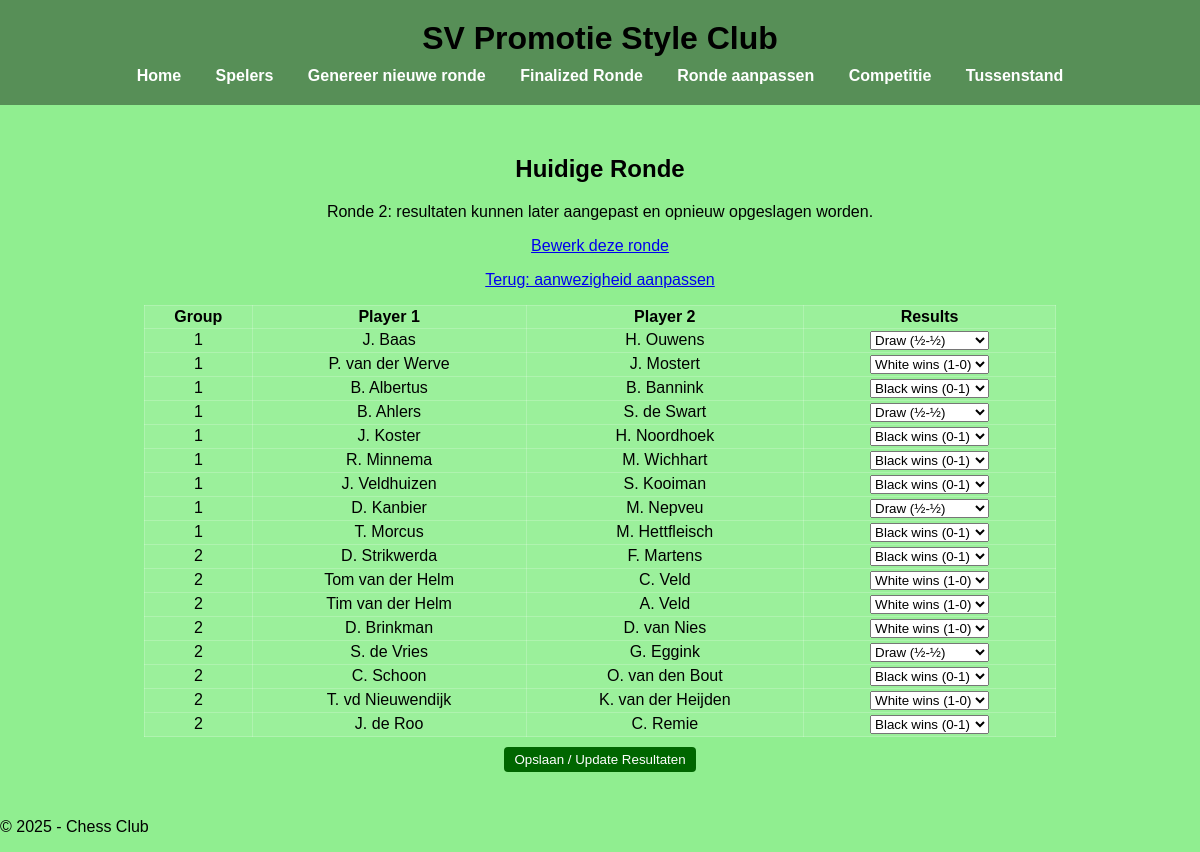
The page /finalized_round?round_id=2 on the database its author committed.
### tables this page shows
CREATE TABLE Pairings(
    Id INTEGER PRIMARY KEY AUTOINCREMENT,
    PlayerId1 text NOT NULL,
    PlayerId2 text NOT NULL,
    RoundId int NOT NULL,
    GroupNumber int NOT NULL,
    ResultsType int,
    Last_Update datetime NOT NULL DEFAULT CURRENT_TIMESTAMP,
    FOREIGN KEY (PlayerId1) REFERENCES Players(Id),
    FOREIGN KEY (PlayerId2) REFERENCES Players(Id),
    FOREIGN KEY (RoundId) REFERENCES Rounds(Id)
);

CREATE TABLE Players(
    Id text PRIMARY KEY,
    Name text NOT NULL,
    GroupNumber int NOT NULL,
    Active boolean NOT NULL,
    Rating int,
    Type text,
    Last_Update datetime NOT NULL DEFAULT CURRENT_TIMESTAMP
);

### app.py (the view)
@app.route("/finalized_round")
def finalize_round():
    selected_round = request.args.get("round_id", type=int)
    if selected_round is None:
        selected_round = get_latest_round_with_pairings()
    if selected_round is None:
        return render_template("finalized-round.html", pairings=[], round_id=None)
    rows = query_db(
        """SELECT b.Name, c.Name, RoundId, a.GroupNumber,a.ResultsType,a.Id FROM Pairings a
           LEFT JOIN Players b ON a.PlayerId1 = b.Id
           LEFT JOIN Players c ON a.PlayerId2 = c.Id
           WHERE a.RoundId = ?
           ORDER BY a.GroupNumber ASC""",
        (selected_round,),
    )
    pairings = [
    {"player1": r[0], "player2": r[1], "round": r[2], "group": r[3],"Result": r[4],"Id": r[5]}
    for r in rows
    ]
    return render_template("finalized-round.html", pairings=pairings, round_id=selected_round)

### app.py (called while the page is built)
def query_db(query, args=(), one=False):
    conn = sqlite3.connect(DATABASE)
    cursor = conn.cursor()
    cursor.execute(query, args)
    rows = cursor.fetchall()
    conn.close()
    return rows if not one else rows[0] if rows else None

### templates/finalized-round.html (shortened to what this page needs)
{% extends "base.html" %}
{% block content %}
  <h2>Huidige Ronde</h2>
  {% if round_id %}
    <p>Ronde {{ round_id }}: resultaten kunnen later aangepast en opnieuw opgeslagen worden.</p>
    <p><a href="/round-editor?round_id={{ round_id }}" class="btn">Bewerk deze ronde</a></p>
  {% endif %}
  <p><a href="/player-overview" class="btn">Terug: aanwezigheid aanpassen</a></p>
  <table id="pairingTable">
    <thead>
      <tr><th>Group</th><th>Player 1</th><th>Player 2</th><th>Results</th></tr>
    </thead>
    <tbody>
      {% for p in pairings %}
      <tr data-pairing-id="{{ p.Id }}">
        <td>{{ p.group }}</td>
        <td>{{ p.player1 }}</td>
        <td>{{ p.player2 }}</td>
        <td>
          <select class="result-select"
                  onchange="submitResult({{ p.Id }}, this.value)">
            <option value="1" {% if p.Result == 1 %}selected{% endif %}>White wins (1-0)</option>
            <option value="2" {% if p.Result == 2 %}selected{% endif %}>Black wins (0-1)</option>
            <option value="3" {% if p.Result == 3 %}selected{% endif %}>Draw (½-½)</option>
          </select>
        </td>
      </tr>
      {% endfor %}
    </tbody>
  </table>
  <form method="POST" action="/save-results">
    <button type="submit" class="btn">Opslaan / Update Resultaten</button>
  </form>
  {% endblock %}

### static/style.css (style rules this page uses)
body { margin: 0; font-family: Arial, sans-serif; color: black; background: #90ee90; min-height: 100vh; }
table { margin: 10px auto; width: 80%; border-collapse: collapse; background: rgba(255,255,255,0.1); }
th, td { padding: 2px; border: 1px solid rgba(255,255,255,0.2); }
button { background: #006600; color: white; border: none; padding: 5px 10px; cursor: pointer; border-radius: 4px; }

### rows shown on the page
Pairings: group "1", player1 "J. Baas", player2 "H. Ouwens", Id "Draw (½-½)"
Pairings: group "1", player1 "P. van der Werve", player2 "J. Mostert", Id "White wins (1-0)"
Pairings: group "1", player1 "B. Albertus", player2 "B. Bannink", Id "Black wins (0-1)"
Pairings: group "1", player1 "B. Ahlers", player2 "S. de Swart", Id "Draw (½-½)"
Pairings: group "1", player1 "J. Koster", player2 "H. Noordhoek", Id "Black wins (0-1)"
Pairings: group "1", player1 "R. Minnema", player2 "M. Wichhart", Id "Black wins (0-1)"
Pairings: group "1", player1 "J. Veldhuizen", player2 "S. Kooiman", Id "Black wins (0-1)"
Pairings: group "1", player1 "D. Kanbier", player2 "M. Nepveu", Id "Draw (½-½)"
Pairings: group "1", player1 "T. Morcus", player2 "M. Hettfleisch", Id "Black wins (0-1)"
Pairings: group "2", player1 "D. Strikwerda", player2 "F. Martens", Id "Black wins (0-1)"
Pairings: group "2", player1 "Tom van der Helm", player2 "C. Veld", Id "White wins (1-0)"
Pairings: group "2", player1 "Tim van der Helm", player2 "A. Veld", Id "White wins (1-0)"
Pairings: group "2", player1 "D. Brinkman", player2 "D. van Nies", Id "White wins (1-0)"
Pairings: group "2", player1 "S. de Vries", player2 "G. Eggink", Id "Draw (½-½)"
Pairings: group "2", player1 "C. Schoon", player2 "O. van den Bout", Id "Black wins (0-1)"
Pairings: group "2", player1 "T. vd Nieuwendijk", player2 "K. van der Heijden", Id "White wins (1-0)"
Pairings: group "2", player1 "J. de Roo", player2 "C. Remie", Id "Black wins (0-1)"

### other values the page prints
{{ round_id }} "2"
